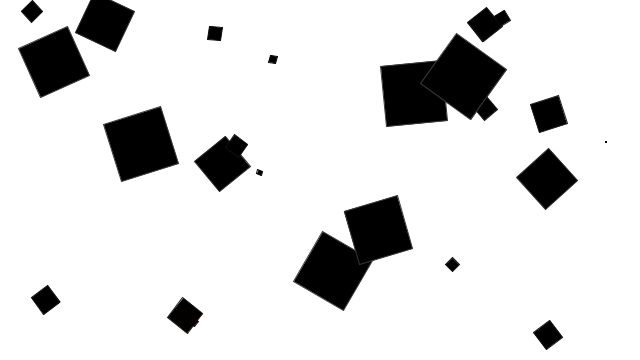
Frame 1 (no input)
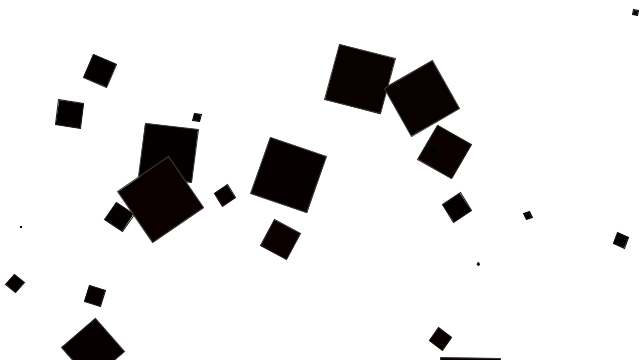
Frame 60 (the mouse pressed at the canvas centre just before this capture)
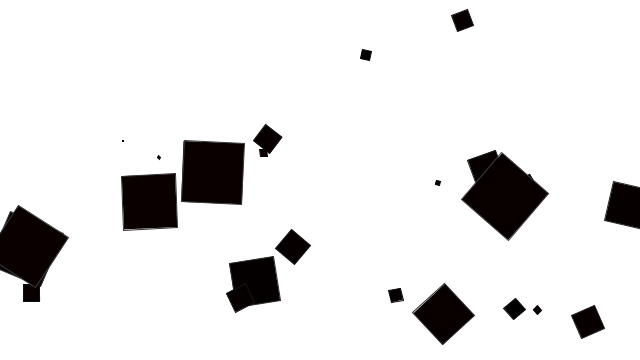
Frame 120 (the mouse held since frame 60 and released just before this capture)

The Processing sketch that drew these frames (run headless with seeded random() and noise(); from frame 60 on, the mouse is pressed at the canvas centre):

// Processing sketch: AngularGravitySimulation
// ── AngularGravitySimulation.pde
final float G = 10;

class Mover {
  PVector location;
  PVector velocity;
  PVector acceleration;
  float angle;
  float angular_velocity;
  float angular_acceleration;
  float radius;
  float mass;
  
  void checkEdges() {
    if(location.x > width) location.x = -1 * radius;
    else if(location.x < -1 * radius) location.x = width;
    
    if(location.y > height + radius) location.y = 0;
    else if(location.y < 0) location.y = height + radius;
  }
  
  Mover() {
    location = new PVector(random(width), random(height));
    velocity = new PVector(0,0);
    acceleration = new PVector(0,0);
    mass = random(64);
    angular_velocity = 0;
    angle = 0;
    radius = mass * 1;
    angular_acceleration = random(0.001, 0.01);
  }
  
  void update() {
    velocity.add(acceleration);
    location.add(velocity);
    velocity.limit(10);
    acceleration.mult(0);
    angular_velocity += angular_acceleration;
    angle += angular_velocity;
    checkEdges();
  }
  
  void applyForce(PVector action) {
    PVector force = action.copy();
    force.div(mass);
    acceleration.add(force);
  }
  
  void attract(Mover m) {
    PVector dir = PVector.sub(m.location, location);
    float distance = dir.mag();
    distance = constrain(distance,0.00001, 1000000000);
    float magnitude = G * m.mass * mass / (distance * distance);
    dir.normalize();
    dir.mult(magnitude);
    applyForce(dir);
  }
  
  void draw() {
    float wangle = atan2(velocity.y,velocity.x);
    stroke(mass);
    fill(velocity.mag(), acceleration.mag(), angular_acceleration);
    rectMode(CENTER);
    pushMatrix();
    translate(location.x, location.y);
    rotate(wangle);
    rect(0,0, radius, radius);
    popMatrix();
  }
    
}


Mover[] movers;



void setup() {
  size(640, 360);
  background(255);
  movers = new Mover[25];
  for(int i = 0; i<movers.length; i++)
    movers[i] = new Mover();
}

void draw() {
 background(255);
 
 for(int i = 0; i<movers.length-1; i++) {
   for(int j = i+1; j <movers.length; j++) {
     movers[i].attract(movers[j]);
     movers[j].attract(movers[i]);
   }
 }
 
 for(int i = 0; i<movers.length; i++) {
    movers[i].update();
   movers[i].draw();
 }
  
}
